Frame 1 (no input): blank canvas, image omitted
Frame 60 (no input): blank canvas, image omitted
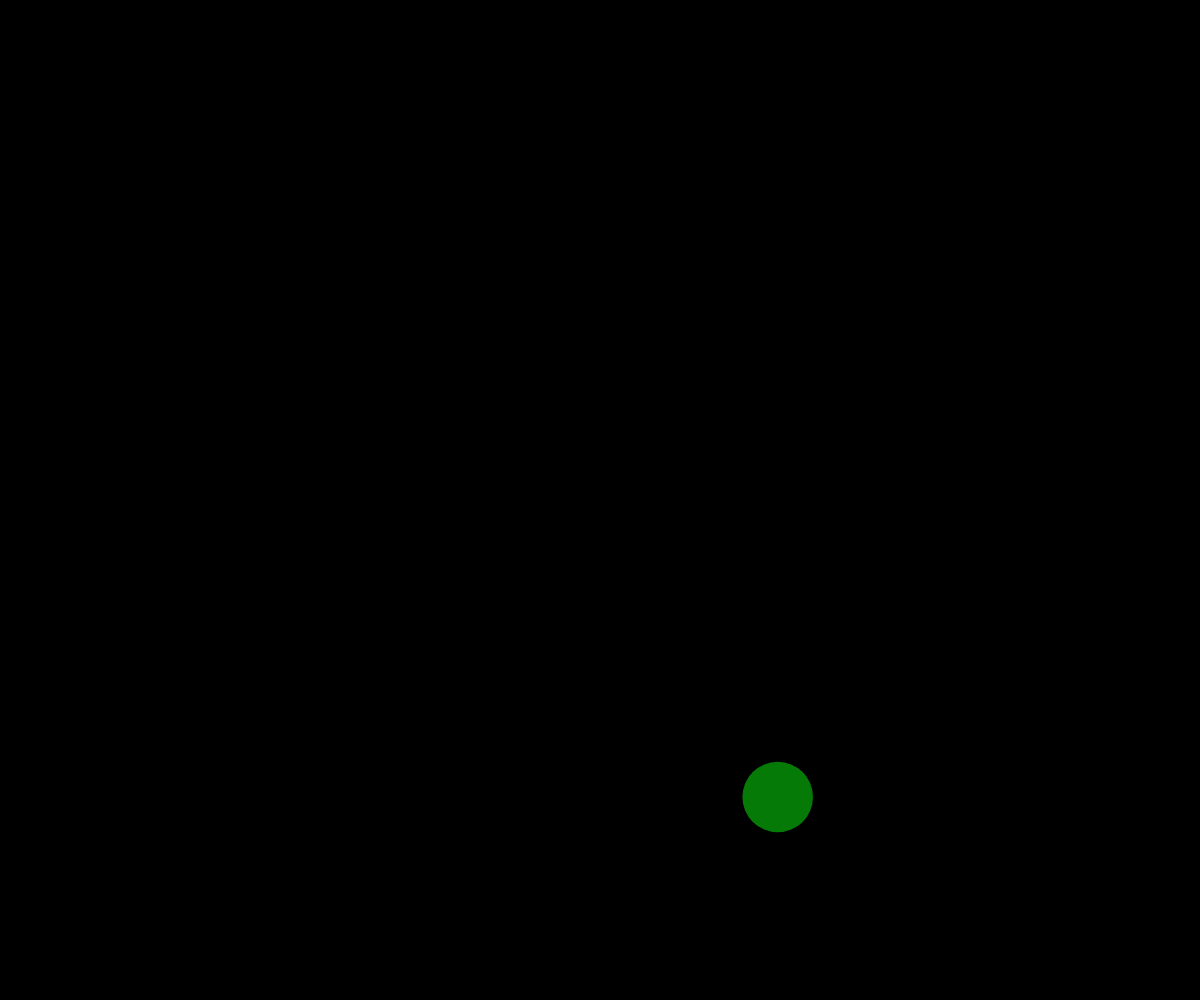
Frame 120 (the mouse pressed at the canvas centre since frame 60)

The p5.js sketch whose frames 1 and 60 were blank and that drew this single picture after the mouse press (run headless with seeded random() and noise() and a simulated clock; from frame 60 on, the mouse is pressed at the canvas centre):

// p5.js sketch
// ── sketch.js
var balls = [];
var ballGen = 0;

function setup() {
  createCanvas(windowWidth, windowHeight);
  noCursor

}

function draw() {
  background(0)
  fill(random())
  for (var i = 0; i < balls.length; i++) {
    balls[i].render();
    balls[i].move();
  }
}

function mousePressed() {
  balls[ballGen] = new Ball(mouseX+random(-100,100), mouseY+random(-100,100), random(25, 100), random(5, 20), color(random(255), random(255), random(255), random(100, 255)));
  ballGen++;
}

function Ball(x, y, sz, sp, co) {
  this.xpos = x;
  this.ypos = y;
  this.size = sz;
  this.speedx = random(-1, 1) * sp;
  this.speedy = random(-1, 1) * sp;
  this.cl = co;
  this.render = function() {
    fill(co);
    noStroke();
    ellipse(this.xpos, this.ypos, this.size, this.size);
  }

  this.move = function() {
    this.xpos = this.xpos + this.speedx;
    this.ypos = this.ypos + this.speedy;
    if ((this.xpos >= width) || (this.xpos <= 0)) {
      this.speedx = -this.speedx;
    }
    if ((this.ypos >= height) || (this.ypos <= 0)) {
      this.speedy = -this.speedy;
    }
  }
}
